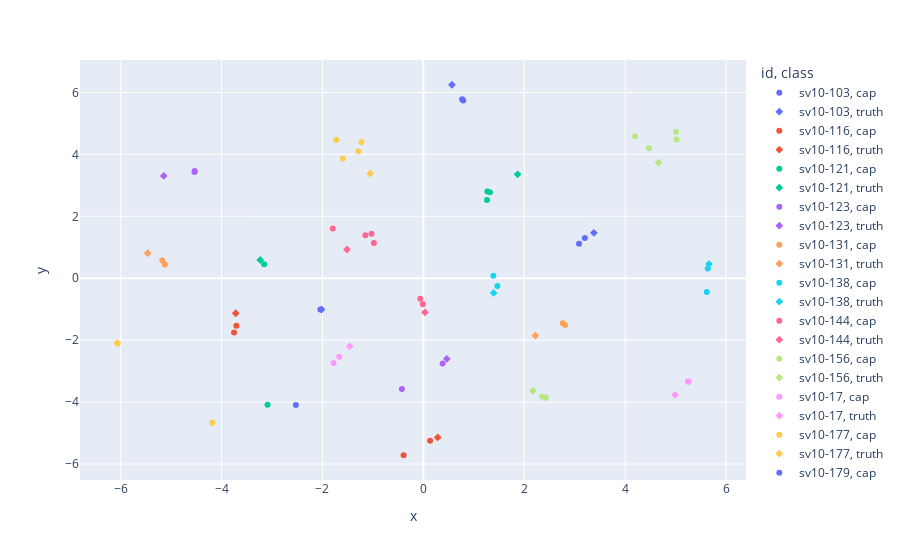

This figure's notebook cell:
### Code cell
import plotly.express as px

fig = px.scatter(data, x="x", y="y", color="id", symbol="class")
fig.show()

### Figure 1 — Plotly figure (JSON) as saved in the notebook; plotly's stock layout.template omitted (floating-point values rounded to 4 significant figures)
{"data": [{"hovertemplate": "id=sv10-103<br>class=cap<br>x=%{x}<br>y=%{y}<extra></extra>", "legendgroup": "sv10-103, cap", "marker": {"color": "#636efa", "symbol": "circle"}, "mode": "markers", "name": "sv10-103, cap", "orientation": "v", "showlegend": true, "type": "scatter", "x": [-2.042, -2.528], "xaxis": "x", "y": [-1.01, -4.092], "yaxis": "y"}, {"hovertemplate": "id=sv10-103<br>class=truth<br>x=%{x}<br>y=%{y}<extra></extra>", "legendgroup": "sv10-103, truth", "marker": {"color": "#636efa", "symbol": "diamond"}, "mode": "markers", "name": "sv10-103, truth", "orientation": "v", "showlegend": true, "type": "scatter", "x": [-2.018], "xaxis": "x", "y": [-1.009], "yaxis": "y"}, {"hovertemplate": "id=sv10-116<br>class=cap<br>x=%{x}<br>y=%{y}<extra></extra>", "legendgroup": "sv10-116, cap", "marker": {"color": "#EF553B", "symbol": "circle"}, "mode": "markers", "name": "sv10-116, cap", "orientation": "v", "showlegend": true, "type": "scatter", "x": [-3.707, -3.753], "xaxis": "x", "y": [-1.536, -1.749], "yaxis": "y"}, {"hovertemplate": "id=sv10-116<br>class=truth<br>x=%{x}<br>y=%{y}<extra></extra>", "legendgroup": "sv10-116, truth", "marker": {"color": "#EF553B", "symbol": "diamond"}, "mode": "markers", "name": "sv10-116, truth", "orientation": "v", "showlegend": true, "type": "scatter", "x": [-3.72], "xaxis": "x", "y": [-1.131], "yaxis": "y"}, {"hovertemplate": "id=sv10-121<br>class=cap<br>x=%{x}<br>y=%{y}<extra></extra>", "legendgroup": "sv10-121, cap", "marker": {"color": "#00cc96", "symbol": "circle"}, "mode": "markers", "name": "sv10-121, cap", "orientation": "v", "showlegend": true, "type": "scatter", "x": [-3.089, -3.157], "xaxis": "x", "y": [-4.088, 0.4556], "yaxis": "y"}, {"hovertemplate": "id=sv10-121<br>class=truth<br>x=%{x}<br>y=%{y}<extra></extra>", "legendgroup": "sv10-121, truth", "marker": {"color": "#00cc96", "symbol": "diamond"}, "mode": "markers", "name": "sv10-121, truth", "orientation": "v", "showlegend": true, "type": "scatter", "x": [-3.234], "xaxis": "x", "y": [0.5895], "yaxis": "y"}, {"hovertemplate": "id=sv10-123<br>class=cap<br>x=%{x}<br>y=%{y}<extra></extra>", "legendgroup": "sv10-123, cap", "marker": {"color": "#ab63fa", "symbol": "circle"}, "mode": "markers", "name": "sv10-123, cap", "orientation": "v", "showlegend": true, "type": "scatter", "x": [-4.534, -4.536], "xaxis": "x", "y": [3.463, 3.432], "yaxis": "y"}, {"hovertemplate": "id=sv10-123<br>class=truth<br>x=%{x}<br>y=%{y}<extra></extra>", "legendgroup": "sv10-123, truth", "marker": {"color": "#ab63fa", "symbol": "diamond"}, "mode": "markers", "name": "sv10-123, truth", "orientation": "v", "showlegend": true, "type": "scatter", "x": [-5.147], "xaxis": "x", "y": [3.305], "yaxis": "y"}, {"hovertemplate": "id=sv10-131<br>class=cap<br>x=%{x}<br>y=%{y}<extra></extra>", "legendgroup": "sv10-131, cap", "marker": {"color": "#FFA15A", "symbol": "circle"}, "mode": "markers", "name": "sv10-131, cap", "orientation": "v", "showlegend": true, "type": "scatter", "x": [-5.175, -5.124], "xaxis": "x", "y": [0.5754, 0.4443], "yaxis": "y"}, {"hovertemplate": "id=sv10-131<br>class=truth<br>x=%{x}<br>y=%{y}<extra></extra>", "legendgroup": "sv10-131, truth", "marker": {"color": "#FFA15A", "symbol": "diamond"}, "mode": "markers", "name": "sv10-131, truth", "orientation": "v", "showlegend": true, "type": "scatter", "x": [-5.466], "xaxis": "x", "y": [0.8109], "yaxis": "y"}, {"hovertemplate": "id=sv10-138<br>class=cap<br>x=%{x}<br>y=%{y}<extra></extra>", "legendgroup": "sv10-138, cap", "marker": {"color": "#19d3f3", "symbol": "circle"}, "mode": "markers", "name": "sv10-138, cap", "orientation": "v", "showlegend": true, "type": "scatter", "x": [5.618, 5.639], "xaxis": "x", "y": [-0.4404, 0.3183], "yaxis": "y"}, {"hovertemplate": "id=sv10-138<br>class=truth<br>x=%{x}<br>y=%{y}<extra></extra>", "legendgroup": "sv10-138, truth", "marker": {"color": "#19d3f3", "symbol": "diamond"}, "mode": "markers", "name": "sv10-138, truth", "orientation": "v", "showlegend": true, "type": "scatter", "x": [5.662], "xaxis": "x", "y": [0.4588], "yaxis": "y"}, {"hovertemplate": "id=sv10-144<br>class=cap<br>x=%{x}<br>y=%{y}<extra></extra>", "legendgroup": "sv10-144, cap", "marker": {"color": "#FF6692", "symbol": "circle"}, "mode": "markers", "name": "sv10-144, cap", "orientation": "v", "showlegend": true, "type": "scatter", "x": [-0.9808, -1.028, -1.15, -1.798], "xaxis": "x", "y": [1.14, 1.435, 1.389, 1.603], "yaxis": "y"}, {"hovertemplate": "id=sv10-144<br>class=truth<br>x=%{x}<br>y=%{y}<extra></extra>", "legendgroup": "sv10-144, truth", "marker": {"color": "#FF6692", "symbol": "diamond"}, "mode": "markers", "name": "sv10-144, truth", "orientation": "v", "showlegend": true, "type": "scatter", "x": [-1.515], "xaxis": "x", "y": [0.9286], "yaxis": "y"}, {"hovertemplate": "id=sv10-156<br>class=cap<br>x=%{x}<br>y=%{y}<extra></extra>", "legendgroup": "sv10-156, cap", "marker": {"color": "#B6E880", "symbol": "circle"}, "mode": "markers", "name": "sv10-156, cap", "orientation": "v", "showlegend": true, "type": "scatter", "x": [5.017, 4.473, 4.195, 5.009], "xaxis": "x", "y": [4.48, 4.196, 4.576, 4.733], "yaxis": "y"}, {"hovertemplate": "id=sv10-156<br>class=truth<br>x=%{x}<br>y=%{y}<extra></extra>", "legendgroup": "sv10-156, truth", "marker": {"color": "#B6E880", "symbol": "diamond"}, "mode": "markers", "name": "sv10-156, truth", "orientation": "v", "showlegend": true, "type": "scatter", "x": [4.66], "xaxis": "x", "y": [3.734], "yaxis": "y"}, {"hovertemplate": "id=sv10-17<br>class=cap<br>x=%{x}<br>y=%{y}<extra></extra>", "legendgroup": "sv10-17, cap", "marker": {"color": "#FF97FF", "symbol": "circle"}, "mode": "markers", "name": "sv10-17, cap", "orientation": "v", "showlegend": true, "type": "scatter", "x": [5.245, 5.26], "xaxis": "x", "y": [-3.336, -3.344], "yaxis": "y"}, {"hovertemplate": "id=sv10-17<br>class=truth<br>x=%{x}<br>y=%{y}<extra></extra>", "legendgroup": "sv10-17, truth", "marker": {"color": "#FF97FF", "symbol": "diamond"}, "mode": "markers", "name": "sv10-17, truth", "orientation": "v", "showlegend": true, "type": "scatter", "x": [4.988], "xaxis": "x", "y": [-3.766], "yaxis": "y"}, {"hovertemplate": "id=sv10-177<br>class=cap<br>x=%{x}<br>y=%{y}<extra></extra>", "legendgroup": "sv10-177, cap", "marker": {"color": "#FECB52", "symbol": "circle"}, "mode": "markers", "name": "sv10-177, cap", "orientation": "v", "showlegend": true, "type": "scatter", "x": [-6.06, -4.183], "xaxis": "x", "y": [-2.104, -4.667], "yaxis": "y"}, {"hovertemplate": "id=sv10-177<br>class=truth<br>x=%{x}<br>y=%{y}<extra></extra>", "legendgroup": "sv10-177, truth", "marker": {"color": "#FECB52", "symbol": "diamond"}, "mode": "markers", "name": "sv10-177, truth", "orientation": "v", "showlegend": true, "type": "scatter", "x": [-6.073], "xaxis": "x", "y": [-2.093], "yaxis": "y"}, {"hovertemplate": "id=sv10-179<br>class=cap<br>x=%{x}<br>y=%{y}<extra></extra>", "legendgroup": "sv10-179, cap", "marker": {"color": "#636efa", "symbol": "circle"}, "mode": "markers", "name": "sv10-179, cap", "orientation": "v", "showlegend": true, "type": "scatter", "x": [0.7688, 0.7902], "xaxis": "x", "y": [5.779, 5.74], "yaxis": "y"}, {"hovertemplate": "id=sv10-179<br>class=truth<br>x=%{x}<br>y=%{y}<extra></extra>", "legendgroup": "sv10-179, truth", "marker": {"color": "#636efa", "symbol": "diamond"}, "mode": "markers", "name": "sv10-179, truth", "orientation": "v", "showlegend": true, "type": "scatter", "x": [0.5665], "xaxis": "x", "y": [6.248], "yaxis": "y"}, {"hovertemplate": "id=sv10-22<br>class=cap<br>x=%{x}<br>y=%{y}<extra></extra>", "legendgroup": "sv10-22, cap", "marker": {"color": "#EF553B", "symbol": "circle"}, "mode": "markers", "name": "sv10-22, cap", "orientation": "v", "showlegend": true, "type": "scatter", "x": [0.1336, -0.3918], "xaxis": "x", "y": [-5.249, -5.716], "yaxis": "y"}, {"hovertemplate": "id=sv10-22<br>class=truth<br>x=%{x}<br>y=%{y}<extra></extra>", "legendgroup": "sv10-22, truth", "marker": {"color": "#EF553B", "symbol": "diamond"}, "mode": "markers", "name": "sv10-22, truth", "orientation": "v", "showlegend": true, "type": "scatter", "x": [0.2842], "xaxis": "x", "y": [-5.141], "yaxis": "y"}, {"hovertemplate": "id=sv10-24<br>class=cap<br>x=%{x}<br>y=%{y}<extra></extra>", "legendgroup": "sv10-24, cap", "marker": {"color": "#00cc96", "symbol": "circle"}, "mode": "markers", "name": "sv10-24, cap", "orientation": "v", "showlegend": true, "type": "scatter", "x": [1.27, 1.319, 1.262], "xaxis": "x", "y": [2.805, 2.777, 2.529], "yaxis": "y"}, {"hovertemplate": "id=sv10-24<br>class=truth<br>x=%{x}<br>y=%{y}<extra></extra>", "legendgroup": "sv10-24, truth", "marker": {"color": "#00cc96", "symbol": "diamond"}, "mode": "markers", "name": "sv10-24, truth", "orientation": "v", "showlegend": true, "type": "scatter", "x": [1.869], "xaxis": "x", "y": [3.355], "yaxis": "y"}, {"hovertemplate": "id=sv10-33<br>class=cap<br>x=%{x}<br>y=%{y}<extra></extra>", "legendgroup": "sv10-33, cap", "marker": {"color": "#ab63fa", "symbol": "circle"}, "mode": "markers", "name": "sv10-33, cap", "orientation": "v", "showlegend": true, "type": "scatter", "x": [0.3814, -0.4258], "xaxis": "x", "y": [-2.75, -3.573], "yaxis": "y"}, {"hovertemplate": "id=sv10-33<br>class=truth<br>x=%{x}<br>y=%{y}<extra></extra>", "legendgroup": "sv10-33, truth", "marker": {"color": "#ab63fa", "symbol": "diamond"}, "mode": "markers", "name": "sv10-33, truth", "orientation": "v", "showlegend": true, "type": "scatter", "x": [0.4651], "xaxis": "x", "y": [-2.6], "yaxis": "y"}, {"hovertemplate": "id=sv10-35<br>class=cap<br>x=%{x}<br>y=%{y}<extra></extra>", "legendgroup": "sv10-35, cap", "marker": {"color": "#FFA15A", "symbol": "circle"}, "mode": "markers", "name": "sv10-35, cap", "orientation": "v", "showlegend": true, "type": "scatter", "x": [2.763, 2.81], "xaxis": "x", "y": [-1.456, -1.507], "yaxis": "y"}, {"hovertemplate": "id=sv10-35<br>class=truth<br>x=%{x}<br>y=%{y}<extra></extra>", "legendgroup": "sv10-35, truth", "marker": {"color": "#FFA15A", "symbol": "diamond"}, "mode": "markers", "name": "sv10-35, truth", "orientation": "v", "showlegend": true, "type": "scatter", "x": [2.22], "xaxis": "x", "y": [-1.855], "yaxis": "y"}, {"hovertemplate": "id=sv10-37<br>class=cap<br>x=%{x}<br>y=%{y}<extra></extra>", "legendgroup": "sv10-37, cap", "marker": {"color": "#19d3f3", "symbol": "circle"}, "mode": "markers", "name": "sv10-37, cap", "orientation": "v", "showlegend": true, "type": "scatter", "x": [1.468, 1.387], "xaxis": "x", "y": [-0.2489, 0.07827], "yaxis": "y"}, {"hovertemplate": "id=sv10-37<br>class=truth<br>x=%{x}<br>y=%{y}<extra></extra>", "legendgroup": "sv10-37, truth", "marker": {"color": "#19d3f3", "symbol": "diamond"}, "mode": "markers", "name": "sv10-37, truth", "orientation": "v", "showlegend": true, "type": "scatter", "x": [1.393], "xaxis": "x", "y": [-0.473], "yaxis": "y"}, {"hovertemplate": "id=sv10-38<br>class=cap<br>x=%{x}<br>y=%{y}<extra></extra>", "legendgroup": "sv10-38, cap", "marker": {"color": "#FF6692", "symbol": "circle"}, "mode": "markers", "name": "sv10-38, cap", "orientation": "v", "showlegend": true, "type": "scatter", "x": [-0.01127, -0.05985], "xaxis": "x", "y": [-0.8364, -0.6636], "yaxis": "y"}, {"hovertemplate": "id=sv10-38<br>class=truth<br>x=%{x}<br>y=%{y}<extra></extra>", "legendgroup": "sv10-38, truth", "marker": {"color": "#FF6692", "symbol": "diamond"}, "mode": "markers", "name": "sv10-38, truth", "orientation": "v", "showlegend": true, "type": "scatter", "x": [0.0329], "xaxis": "x", "y": [-1.1], "yaxis": "y"}, {"hovertemplate": "id=sv10-48<br>class=cap<br>x=%{x}<br>y=%{y}<extra></extra>", "legendgroup": "sv10-48, cap", "marker": {"color": "#B6E880", "symbol": "circle"}, "mode": "markers", "name": "sv10-48, cap", "orientation": "v", "showlegend": true, "type": "scatter", "x": [2.427, 2.354], "xaxis": "x", "y": [-3.86, -3.821], "yaxis": "y"}, {"hovertemplate": "id=sv10-48<br>class=truth<br>x=%{x}<br>y=%{y}<extra></extra>", "legendgroup": "sv10-48, truth", "marker": {"color": "#B6E880", "symbol": "diamond"}, "mode": "markers", "name": "sv10-48, truth", "orientation": "v", "showlegend": true, "type": "scatter", "x": [2.173], "xaxis": "x", "y": [-3.634], "yaxis": "y"}, {"hovertemplate": "id=sv10-53<br>class=cap<br>x=%{x}<br>y=%{y}<extra></extra>", "legendgroup": "sv10-53, cap", "marker": {"color": "#FF97FF", "symbol": "circle"}, "mode": "markers", "name": "sv10-53, cap", "orientation": "v", "showlegend": true, "type": "scatter", "x": [-1.668, -1.779], "xaxis": "x", "y": [-2.531, -2.738], "yaxis": "y"}, {"hovertemplate": "id=sv10-53<br>class=truth<br>x=%{x}<br>y=%{y}<extra></extra>", "legendgroup": "sv10-53, truth", "marker": {"color": "#FF97FF", "symbol": "diamond"}, "mode": "markers", "name": "sv10-53, truth", "orientation": "v", "showlegend": true, "type": "scatter", "x": [-1.46], "xaxis": "x", "y": [-2.199], "yaxis": "y"}, {"hovertemplate": "id=sv10-75<br>class=cap<br>x=%{x}<br>y=%{y}<extra></extra>", "legendgroup": "sv10-75, cap", "marker": {"color": "#FECB52", "symbol": "circle"}, "mode": "markers", "name": "sv10-75, cap", "orientation": "v", "showlegend": true, "type": "scatter", "x": [-1.228, -1.291, -1.596, -1.726], "xaxis": "x", "y": [4.4, 4.1, 3.864, 4.472], "yaxis": "y"}, {"hovertemplate": "id=sv10-75<br>class=truth<br>x=%{x}<br>y=%{y}<extra></extra>", "legendgroup": "sv10-75, truth", "marker": {"color": "#FECB52", "symbol": "diamond"}, "mode": "markers", "name": "sv10-75, truth", "orientation": "v", "showlegend": true, "type": "scatter", "x": [-1.055], "xaxis": "x", "y": [3.383], "yaxis": "y"}, {"hovertemplate": "id=sv10-99<br>class=cap<br>x=%{x}<br>y=%{y}<extra></extra>", "legendgroup": "sv10-99, cap", "marker": {"color": "#636efa", "symbol": "circle"}, "mode": "markers", "name": "sv10-99, cap", "orientation": "v", "showlegend": true, "type": "scatter", "x": [3.201, 3.087], "xaxis": "x", "y": [1.298, 1.112], "yaxis": "y"}, {"hovertemplate": "id=sv10-99<br>class=truth<br>x=%{x}<br>y=%{y}<extra></extra>", "legendgroup": "sv10-99, truth", "marker": {"color": "#636efa", "symbol": "diamond"}, "mode": "markers", "name": "sv10-99, truth", "orientation": "v", "showlegend": true, "type": "scatter", "x": [3.381], "xaxis": "x", "y": [1.467], "yaxis": "y"}], "layout": {"legend": {"title": {"text": "id, class"}, "tracegroupgap": 0}, "margin": {"t": 60}, "xaxis": {"anchor": "y", "domain": [0, 1], "title": {"text": "x"}}, "yaxis": {"anchor": "x", "domain": [0, 1], "title": {"text": "y"}}}}
